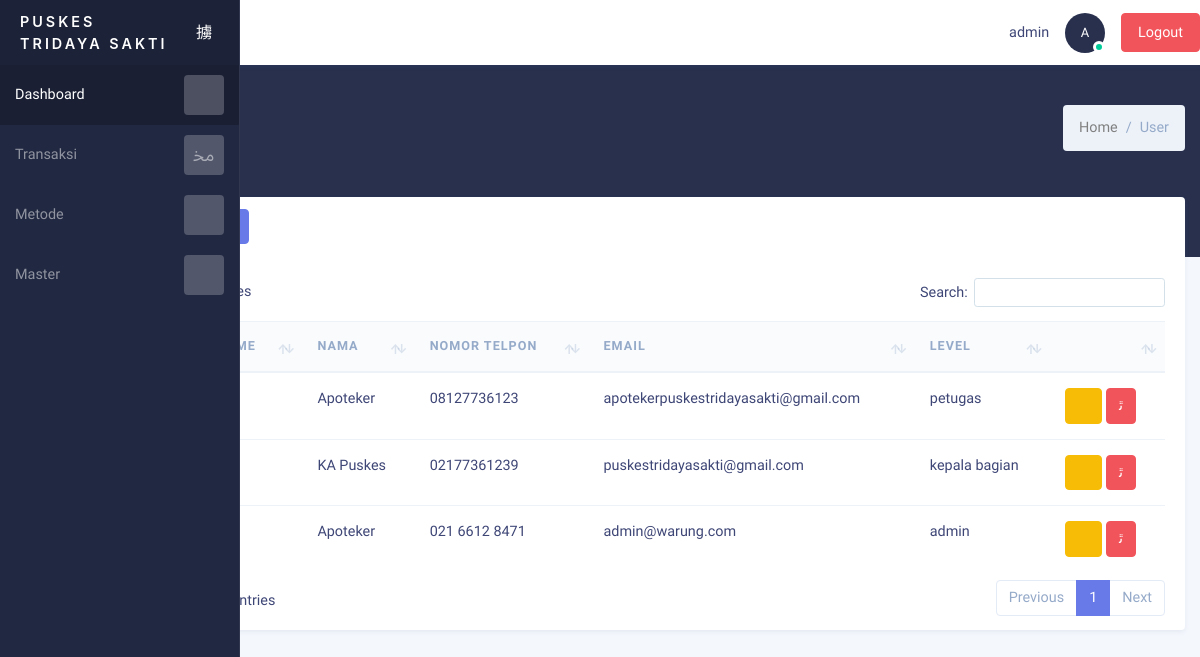
/login/media.php?module=user (signed in), run on the app's committed database.
### tables this page shows
CREATE TABLE `user` (
  `id` int(5) NOT NULL,
  `username` varchar(100) NOT NULL,
  `password` text NOT NULL,
  `nama` varchar(100) NOT NULL,
  `no_telp` varchar(20) NOT NULL,
  `email` varchar(50) NOT NULL,
  `alamat` text NOT NULL,
  `level` varchar(50) NOT NULL,
  `aktif` char(1) NOT NULL DEFAULT 'Y',
  `reg_date` datetime NOT NULL,
  `reg_user` varchar(50) NOT NULL,
  `mod_date` datetime DEFAULT NULL,
  `mod_user` varchar(50) NOT NULL
);

### login/module/user/index.php (the view, shortened to what this page needs)
<?php
$aksi="module/".$_GET['module']."/action.php";
?>
<section class="admin-content">
    <div class="bg-dark">
        <div class="container  m-b-30">
            <div class="row">
                <div class="col-12 text-white p-t-40 p-b-90">
                    <div class="float-right">
                        <nav aria-label="breadcrumb">
                          <ol class="breadcrumb">
                            <li class="breadcrumb-item"><a href="?" style="color: grey">Home</a></li>
                            <li class="breadcrumb-item active" aria-current="page"><?php echo ucwords($_GET['module']) ?></li>
                        </ol>
                    </nav>
                </div>
                <h4 class="">
                </h4>
                </div>
            </div>
        </div>
    </div>
    <div class="container  pull-up">
        <div class="row">
            <div class="col-12">
                <div class="card">
                    <?php if($_SESSION['level'] == 'admin'){ ?>
                    <div class="card-header">
                        <span class="float-left">
                            <a href="?module=<?php echo $_GET['module']; ?>&act=create" class="btn btn-primary">
                            </a>
                        </span>
                    </div>
                    <?php } ?>
                    <div class="card-body">
                        <div class="table-responsive p-t-10">
                            <table id="example" class="table   " style="width:100%">
                                <thead>
                                    <tr>
                                        <th>#</th>
                                        <th>Username</th>
                                        <th>Nama</th>
                                        <th>Nomor Telpon</th>
                                        <th>Email</th>
                                        <th>Level</th>
                                        <th></th>
                                    </tr>
                                </thead>
                                <tbody>
                                    <?php
                                    if($_SESSION['level'] == 'admin'){
                                        $query = mysqli_query($conn,"SELECT * from user order by id desc");
                                    }else{
                                        $query = mysqli_query($conn,"SELECT * from user WHERE id = '".$_SESSION['id_user']."' order by id desc");
                                    }
                                    $no=1;
                                    ?>
                                    <?php
                                    foreach ($query as $row):
                                        ?>
                                        <tr>
                                            <td><?php echo $no++; ?></td>
                                            <td><?php echo $row['username']; ?></td>
                                            <td><?php echo $row['nama']; ?></td>
                                            <td><?php echo $row['no_telp']; ?></td>
                                            <td><?php echo $row['email']; ?></td>
                                            <td><?php echo $row['level']; ?></td>
                                            <td>
                                                <a href="media.php?module=<?php echo $_GET['module'] ?>&act=edit&id=<?php echo $row['id']; ?>" class="btn btn-warning" title="Edit"><i class="mdi mdi-circle-edit-outline"></i></a>
                                                <?php if($_SESSION['level'] == 'admin'){ ?>
                                                    <a href="<?php echo $aksi; ?>?module=<?php echo $_GET['module'] ?>&act=delete&id=<?php echo $row['id']; ?>" class="btn btn-danger" onclick="return confirm('Apakah anda yakin ingin menghapus data ini?');" title="Hapus"><i class="mdi mdi-delete-circle-outline"></i></a>
                                                <?php } ?>
                                            </td>
                                        </tr>
                                    <?php endforeach ?>
                                </tbody>
                            </table>
                        </div>
                    </div>
                </div>
            </div>
        </div>
    </div>
</section>

### login/assets/bundles/13fc3abb600e389b43865b1fa1697fc8f5ebf063.css (style rules this page uses)
table.dataTable { clear:both;margin-top:6px!important;margin-bottom:6px!important;max-width:none!important;border-collapse:separate!important;border-spacing:0 }
table.dataTable td,table.dataTable th { -webkit-box-sizing:content-box;box-sizing:content-box }
table.dataTable thead>tr>td.sorting,table.dataTable thead>tr>td.sorting_asc,table.dataTable thead>tr>td.sorting_desc,table.dataTable thead>tr>th.sorting,table.dataTable thead>tr>th.sorting_asc,table.dataTable thead>tr>th.sorting_desc { padding-right:30px }
table.dataTable thead .sorting,table.dataTable thead .sorting_asc,table.dataTable thead .sorting_asc_disabled,table.dataTable thead .sorting_desc,table.dataTable thead .sorting_desc_disabled { cursor:pointer;position:relative }
table.dataTable thead .sorting:after,table.dataTable thead .sorting:before,table.dataTable thead .sorting_asc:after,table.dataTable thead .sorting_asc:before,table.dataTable thead .sorting_asc_disabled:after,table.dataTable thead .sorting_asc_disabled:before,table.dataTable thead .sorting_desc:after,table.dataTable thead .sorting_desc:before,table.dataTable thead .sorting_desc_disabled:after,table.dataTable thead .sorting_desc_disabled:before { position:absolute;bottom:.9em;display:block;opacity:.3 }
table.dataTable thead .sorting:before,table.dataTable thead .sorting_asc:before,table.dataTable thead .sorting_asc_disabled:before,table.dataTable thead .sorting_desc:before,table.dataTable thead .sorting_desc_disabled:before { right:1em;content:"\2191" }
table.dataTable thead .sorting:after,table.dataTable thead .sorting_asc:after,table.dataTable thead .sorting_asc_disabled:after,table.dataTable thead .sorting_desc:after,table.dataTable thead .sorting_desc_disabled:after { right:.5em;content:"\2193" }
table.dataTable thead .sorting_asc:before,table.dataTable thead .sorting_desc:after { opacity:1 }

### data on the page
user: nama "Apoteker", no_telp "08127736123", email "apotekerpuskestridayasakti@gmail.com", level "petugas"
user: nama "KA Puskes", no_telp "02177361239", email "puskestridayasakti@gmail.com", level "kepala bagian"
user: nama "Apoteker", no_telp "021 6612 8471", email "admin@warung.com", level "admin"

### other printed values
$_SESSION['username'] "admin"
$_GET['module'] "User"
